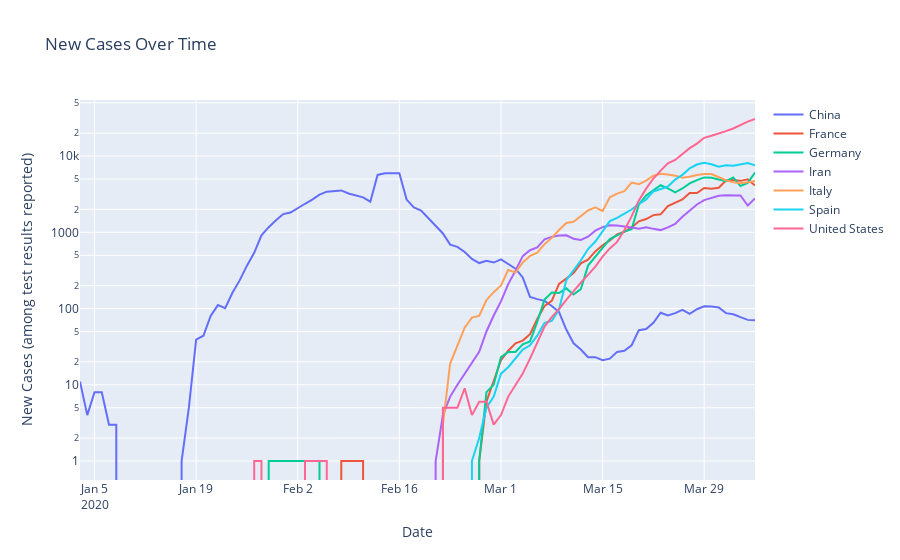

Notebook code cell kept with this figure:
### Code cell
#~ Figure 1
traces = []
for country, cdf in C.groupby('location'):
    if cdf['total_cases'].max()>50000:
        trace = go.Scatter(x=cdf['date'],y=cdf['new_cases_avg'],name=country, 
                          hovertemplate= country+"<br>%{x}: <b>%{y}</b><br><extra></extra>")
        traces.append(trace)

layout = go.Layout(title_text="New Cases Over Time",
                  xaxis_title_text="Date",
                  yaxis_title_text="New Cases (among test results reported)",
                  yaxis_type="log")
fig = go.Figure(data=traces, layout=layout)
fig.show()
